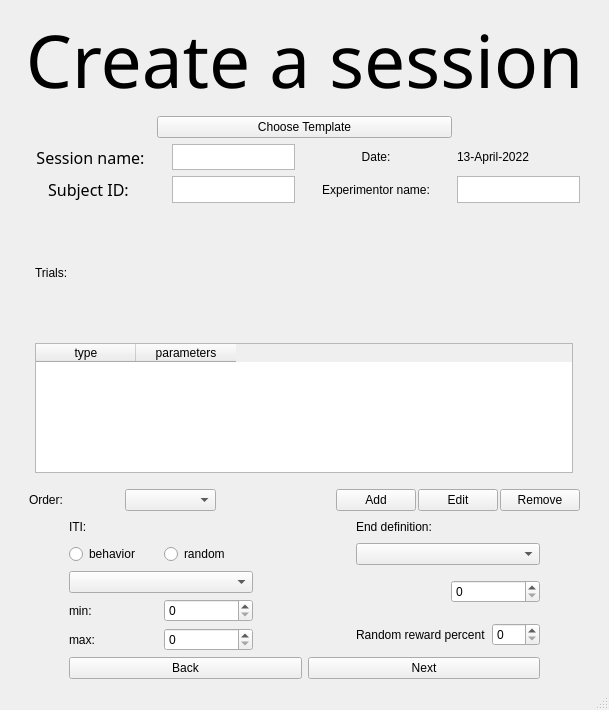
<?xml version="1.0" encoding="UTF-8"?>
<ui version="4.0">
 <class>MainWindow</class>
 <widget class="QMainWindow" name="MainWindow">
  <property name="geometry">
   <rect>
    <x>0</x>
    <y>0</y>
    <width>609</width>
    <height>710</height>
   </rect>
  </property>
  <property name="windowTitle">
   <string>MainWindow</string>
  </property>
  <widget class="QWidget" name="centralwidget">
   <layout class="QGridLayout" name="gridLayout_2">
    <item row="0" column="0">
     <layout class="QGridLayout" name="gridLayout" rowstretch="1,1,1,1,10,1,1">
      <item row="3" column="0">
       <layout class="QHBoxLayout" name="subject_and_experimenter_name_horizontalLayout" stretch="1,1,1,1">
        <property name="spacing">
         <number>20</number>
        </property>
        <property name="leftMargin">
         <number>20</number>
        </property>
        <property name="topMargin">
         <number>0</number>
        </property>
        <property name="rightMargin">
         <number>20</number>
        </property>
        <property name="bottomMargin">
         <number>0</number>
        </property>
        <item>
         <widget class="QLabel" name="subject_id_label">
          <property name="font">
           <font>
            <family>Gabriola</family>
            <pointsize>12</pointsize>
            <weight>50</weight>
            <italic>false</italic>
            <bold>false</bold>
           </font>
          </property>
          <property name="styleSheet">
           <string notr="true">font: 12pt &quot;Gabriola&quot;;</string>
          </property>
          <property name="text">
           <string>Subject ID: </string>
          </property>
          <property name="alignment">
           <set>Qt::AlignCenter</set>
          </property>
         </widget>
        </item>
        <item>
         <widget class="QTextEdit" name="subject_id_textEdit">
          <property name="enabled">
           <bool>true</bool>
          </property>
          <property name="sizePolicy">
           <sizepolicy hsizetype="Preferred" vsizetype="Preferred">
            <horstretch>1</horstretch>
            <verstretch>1</verstretch>
           </sizepolicy>
          </property>
          <property name="minimumSize">
           <size>
            <width>0</width>
            <height>1</height>
           </size>
          </property>
          <property name="toolTip">
           <string>&lt;!DOCTYPE HTML PUBLIC &quot;-//W3C//DTD HTML 4.0//EN&quot; &quot;http://www.w3.org/TR/REC-html40/strict.dtd&quot;&gt;
&lt;html&gt;&lt;head&gt;&lt;meta name=&quot;qrichtext&quot; content=&quot;1&quot; /&gt;&lt;style type=&quot;text/css&quot;&gt;
p, li { white-space: pre-wrap; }
&lt;/style&gt;&lt;/head&gt;&lt;body style=&quot; font-family:'MS Shell Dlg 2'; font-size:8pt; font-weight:400; font-style:normal;&quot;&gt;
&lt;p style=&quot;-qt-paragraph-type:empty; margin-top:0px; margin-bottom:0px; margin-left:0px; margin-right:0px; -qt-block-indent:0; text-indent:0px;&quot;&gt;&lt;br /&gt;&lt;/p&gt;&lt;/body&gt;&lt;/html&gt;</string>
          </property>
          <property name="styleSheet">
           <string notr="true">font: 12pt &quot;Gabriola&quot;;</string>
          </property>
          <property name="inputMethodHints">
           <set>Qt::ImhLatinOnly</set>
          </property>
          <property name="lineWidth">
           <number>1</number>
          </property>
          <property name="sizeAdjustPolicy">
           <enum>QAbstractScrollArea::AdjustToContents</enum>
          </property>
          <property name="tabStopWidth">
           <number>80</number>
          </property>
         </widget>
        </item>
        <item>
         <widget class="QLabel" name="experimenter_name_label">
          <property name="styleSheet">
           <string notr="true">font: 12pt &quot;Gabriola&quot;;</string>
          </property>
          <property name="text">
           <string>Experimentor name:</string>
          </property>
          <property name="alignment">
           <set>Qt::AlignCenter</set>
          </property>
         </widget>
        </item>
        <item>
         <widget class="QTextEdit" name="experimenter_name_textEdit">
          <property name="enabled">
           <bool>true</bool>
          </property>
          <property name="sizePolicy">
           <sizepolicy hsizetype="Preferred" vsizetype="Preferred">
            <horstretch>1</horstretch>
            <verstretch>1</verstretch>
           </sizepolicy>
          </property>
          <property name="minimumSize">
           <size>
            <width>0</width>
            <height>1</height>
           </size>
          </property>
          <property name="toolTip">
           <string>&lt;!DOCTYPE HTML PUBLIC &quot;-//W3C//DTD HTML 4.0//EN&quot; &quot;http://www.w3.org/TR/REC-html40/strict.dtd&quot;&gt;
&lt;html&gt;&lt;head&gt;&lt;meta name=&quot;qrichtext&quot; content=&quot;1&quot; /&gt;&lt;style type=&quot;text/css&quot;&gt;
p, li { white-space: pre-wrap; }
&lt;/style&gt;&lt;/head&gt;&lt;body style=&quot; font-family:'MS Shell Dlg 2'; font-size:8pt; font-weight:400; font-style:normal;&quot;&gt;
&lt;p style=&quot;-qt-paragraph-type:empty; margin-top:0px; margin-bottom:0px; margin-left:0px; margin-right:0px; -qt-block-indent:0; text-indent:0px;&quot;&gt;&lt;br /&gt;&lt;/p&gt;&lt;/body&gt;&lt;/html&gt;</string>
          </property>
          <property name="styleSheet">
           <string notr="true">font: 12pt &quot;Gabriola&quot;;</string>
          </property>
          <property name="inputMethodHints">
           <set>Qt::ImhLatinOnly</set>
          </property>
          <property name="lineWidth">
           <number>1</number>
          </property>
          <property name="sizeAdjustPolicy">
           <enum>QAbstractScrollArea::AdjustToContents</enum>
          </property>
          <property name="tabStopWidth">
           <number>80</number>
          </property>
         </widget>
        </item>
       </layout>
      </item>
      <item row="2" column="0">
       <layout class="QHBoxLayout" name="session_name_and_date_horizontalLayout" stretch="1,1,1,1">
        <property name="spacing">
         <number>20</number>
        </property>
        <property name="leftMargin">
         <number>20</number>
        </property>
        <property name="topMargin">
         <number>0</number>
        </property>
        <property name="rightMargin">
         <number>20</number>
        </property>
        <property name="bottomMargin">
         <number>0</number>
        </property>
        <item>
         <widget class="QLabel" name="session_name_label">
          <property name="font">
           <font>
            <family>Gabriola</family>
            <pointsize>12</pointsize>
            <weight>50</weight>
            <italic>false</italic>
            <bold>false</bold>
           </font>
          </property>
          <property name="styleSheet">
           <string notr="true">font: 12pt &quot;Gabriola&quot;;</string>
          </property>
          <property name="text">
           <string>Session name:</string>
          </property>
          <property name="alignment">
           <set>Qt::AlignCenter</set>
          </property>
         </widget>
        </item>
        <item>
         <widget class="QTextEdit" name="session_name_textEdit">
          <property name="enabled">
           <bool>true</bool>
          </property>
          <property name="sizePolicy">
           <sizepolicy hsizetype="Preferred" vsizetype="Preferred">
            <horstretch>1</horstretch>
            <verstretch>1</verstretch>
           </sizepolicy>
          </property>
          <property name="minimumSize">
           <size>
            <width>0</width>
            <height>1</height>
           </size>
          </property>
          <property name="toolTip">
           <string>&lt;!DOCTYPE HTML PUBLIC &quot;-//W3C//DTD HTML 4.0//EN&quot; &quot;http://www.w3.org/TR/REC-html40/strict.dtd&quot;&gt;
&lt;html&gt;&lt;head&gt;&lt;meta name=&quot;qrichtext&quot; content=&quot;1&quot; /&gt;&lt;style type=&quot;text/css&quot;&gt;
p, li { white-space: pre-wrap; }
&lt;/style&gt;&lt;/head&gt;&lt;body style=&quot; font-family:'MS Shell Dlg 2'; font-size:8pt; font-weight:400; font-style:normal;&quot;&gt;
&lt;p style=&quot;-qt-paragraph-type:empty; margin-top:0px; margin-bottom:0px; margin-left:0px; margin-right:0px; -qt-block-indent:0; text-indent:0px;&quot;&gt;&lt;br /&gt;&lt;/p&gt;&lt;/body&gt;&lt;/html&gt;</string>
          </property>
          <property name="styleSheet">
           <string notr="true">font: 12pt &quot;Gabriola&quot;;</string>
          </property>
          <property name="inputMethodHints">
           <set>Qt::ImhLatinOnly</set>
          </property>
          <property name="lineWidth">
           <number>1</number>
          </property>
          <property name="sizeAdjustPolicy">
           <enum>QAbstractScrollArea::AdjustToContents</enum>
          </property>
          <property name="tabStopWidth">
           <number>80</number>
          </property>
         </widget>
        </item>
        <item>
         <widget class="QLabel" name="date_label">
          <property name="styleSheet">
           <string notr="true">font: 12pt &quot;Gabriola&quot;;</string>
          </property>
          <property name="text">
           <string>Date:</string>
          </property>
          <property name="alignment">
           <set>Qt::AlignCenter</set>
          </property>
         </widget>
        </item>
        <item>
         <widget class="QLabel" name="date_value_label">
          <property name="styleSheet">
           <string notr="true">font: 12pt &quot;Gabriola&quot;;</string>
          </property>
          <property name="text">
           <string>13-April-2022</string>
          </property>
          <property name="alignment">
           <set>Qt::AlignLeading|Qt::AlignLeft|Qt::AlignVCenter</set>
          </property>
         </widget>
        </item>
       </layout>
      </item>
      <item row="4" column="0">
       <layout class="QGridLayout" name="trials_gridLayout_3" rowstretch="1,0" columnstretch="1">
        <item row="1" column="0">
         <widget class="QTableWidget" name="trials_tableWidget">
          <property name="sizePolicy">
           <sizepolicy hsizetype="Maximum" vsizetype="Maximum">
            <horstretch>0</horstretch>
            <verstretch>0</verstretch>
           </sizepolicy>
          </property>
          <property name="maximumSize">
           <size>
            <width>538</width>
            <height>130</height>
           </size>
          </property>
          <property name="styleSheet">
           <string notr="true">font: 12pt &quot;Gabriola&quot;;</string>
          </property>
          <property name="selectionMode">
           <enum>QAbstractItemView::ExtendedSelection</enum>
          </property>
          <property name="selectionBehavior">
           <enum>QAbstractItemView::SelectRows</enum>
          </property>
          <property name="columnCount">
           <number>2</number>
          </property>
          <column>
           <property name="text">
            <string>type</string>
           </property>
          </column>
          <column>
           <property name="text">
            <string>parameters</string>
           </property>
          </column>
         </widget>
        </item>
        <item row="0" column="0">
         <widget class="QLabel" name="trials_label">
          <property name="styleSheet">
           <string notr="true">font: 12pt &quot;Gabriola&quot;;</string>
          </property>
          <property name="text">
           <string>Trials: </string>
          </property>
         </widget>
        </item>
       </layout>
      </item>
      <item row="0" column="0">
       <widget class="QLabel" name="headline_label">
        <property name="sizePolicy">
         <sizepolicy hsizetype="Minimum" vsizetype="Minimum">
          <horstretch>0</horstretch>
          <verstretch>0</verstretch>
         </sizepolicy>
        </property>
        <property name="minimumSize">
         <size>
          <width>400</width>
          <height>80</height>
         </size>
        </property>
        <property name="maximumSize">
         <size>
          <width>16777215</width>
          <height>134</height>
         </size>
        </property>
        <property name="baseSize">
         <size>
          <width>0</width>
          <height>0</height>
         </size>
        </property>
        <property name="font">
         <font>
          <family>Gabriola</family>
          <pointsize>55</pointsize>
          <weight>50</weight>
          <italic>false</italic>
          <bold>false</bold>
         </font>
        </property>
        <property name="mouseTracking">
         <bool>false</bool>
        </property>
        <property name="tabletTracking">
         <bool>false</bool>
        </property>
        <property name="acceptDrops">
         <bool>false</bool>
        </property>
        <property name="toolTip">
         <string/>
        </property>
        <property name="styleSheet">
         <string notr="true">font: 55pt &quot;Gabriola&quot;;</string>
        </property>
        <property name="frameShape">
         <enum>QFrame::NoFrame</enum>
        </property>
        <property name="frameShadow">
         <enum>QFrame::Sunken</enum>
        </property>
        <property name="lineWidth">
         <number>1</number>
        </property>
        <property name="midLineWidth">
         <number>0</number>
        </property>
        <property name="text">
         <string>Create a session</string>
        </property>
        <property name="scaledContents">
         <bool>false</bool>
        </property>
        <property name="alignment">
         <set>Qt::AlignCenter</set>
        </property>
        <property name="wordWrap">
         <bool>true</bool>
        </property>
        <property name="margin">
         <number>0</number>
        </property>
        <property name="indent">
         <number>-1</number>
        </property>
        <property name="openExternalLinks">
         <bool>false</bool>
        </property>
       </widget>
      </item>
      <item row="6" column="0">
       <layout class="QGridLayout" name="gridLayout_5" rowstretch="0,0,0,0,0,0" columnstretch="2,2,1,2,2">
        <item row="0" column="4">
         <spacer name="horizontalSpacer_16">
          <property name="orientation">
           <enum>Qt::Horizontal</enum>
          </property>
          <property name="sizeType">
           <enum>QSizePolicy::Maximum</enum>
          </property>
          <property name="sizeHint" stdset="0">
           <size>
            <width>60</width>
            <height>20</height>
           </size>
          </property>
         </spacer>
        </item>
        <item row="5" column="1" colspan="3">
         <layout class="QGridLayout" name="navigation_gridLayout_3" columnstretch="1,1">
          <item row="0" column="1">
           <widget class="QPushButton" name="next_pushBtn_3">
            <property name="text">
             <string>Next</string>
            </property>
           </widget>
          </item>
          <item row="0" column="0">
           <widget class="QPushButton" name="back_pushBtn_3">
            <property name="text">
             <string>Back</string>
            </property>
           </widget>
          </item>
         </layout>
        </item>
        <item row="4" column="1">
         <spacer name="verticalSpacer_4">
          <property name="orientation">
           <enum>Qt::Vertical</enum>
          </property>
          <property name="sizeHint" stdset="0">
           <size>
            <width>20</width>
            <height>40</height>
           </size>
          </property>
         </spacer>
        </item>
        <item row="0" column="0">
         <spacer name="horizontalSpacer_14">
          <property name="orientation">
           <enum>Qt::Horizontal</enum>
          </property>
          <property name="sizeType">
           <enum>QSizePolicy::Maximum</enum>
          </property>
          <property name="sizeHint" stdset="0">
           <size>
            <width>60</width>
            <height>20</height>
           </size>
          </property>
         </spacer>
        </item>
        <item row="2" column="1" rowspan="2">
         <layout class="QGridLayout" name="iti_min_max_values_gridLayout_3">
          <item row="2" column="0">
           <widget class="QLabel" name="min_iti_label_3">
            <property name="styleSheet">
             <string notr="true">font: 12pt &quot;Gabriola&quot;;</string>
            </property>
            <property name="text">
             <string>min: </string>
            </property>
           </widget>
          </item>
          <item row="4" column="1">
           <widget class="QSpinBox" name="max_iti_spinBox_3"/>
          </item>
          <item row="2" column="1">
           <widget class="QSpinBox" name="min_iti_spinBox_3"/>
          </item>
          <item row="4" column="0">
           <widget class="QLabel" name="max_iti_label_3">
            <property name="styleSheet">
             <string notr="true">font: 12pt &quot;Gabriola&quot;;</string>
            </property>
            <property name="text">
             <string>max: </string>
            </property>
           </widget>
          </item>
          <item row="0" column="0" colspan="2">
           <widget class="QComboBox" name="behaviors_comboBox_3"/>
          </item>
         </layout>
        </item>
        <item row="2" column="3">
         <layout class="QHBoxLayout" name="end_def_value_horizontalLayout_3">
          <item>
           <widget class="QLabel" name="end_by_label_3">
            <property name="styleSheet">
             <string notr="true">font: 12pt &quot;Gabriola&quot;;</string>
            </property>
            <property name="text">
             <string/>
            </property>
           </widget>
          </item>
          <item>
           <widget class="QSpinBox" name="end_def_spinBox_3"/>
          </item>
         </layout>
        </item>
        <item row="1" column="3">
         <widget class="QComboBox" name="end_def_comboBox_3"/>
        </item>
        <item row="0" column="3">
         <widget class="QLabel" name="end_def_label_3">
          <property name="styleSheet">
           <string notr="true">font: 12pt &quot;Gabriola&quot;;</string>
          </property>
          <property name="text">
           <string>End definition:</string>
          </property>
          <property name="alignment">
           <set>Qt::AlignLeading|Qt::AlignLeft|Qt::AlignVCenter</set>
          </property>
         </widget>
        </item>
        <item row="0" column="1">
         <widget class="QLabel" name="iti_label_3">
          <property name="styleSheet">
           <string notr="true">font: 12pt &quot;Gabriola&quot;;</string>
          </property>
          <property name="text">
           <string>ITI:</string>
          </property>
          <property name="alignment">
           <set>Qt::AlignLeading|Qt::AlignLeft|Qt::AlignVCenter</set>
          </property>
         </widget>
        </item>
        <item row="1" column="1">
         <layout class="QHBoxLayout" name="iti_def_horizontalLayout_3" stretch="0,0">
          <item>
           <widget class="QRadioButton" name="behavior_iti_radioBtn_3">
            <property name="styleSheet">
             <string notr="true">font: 12pt &quot;Gabriola&quot;;</string>
            </property>
            <property name="text">
             <string>behavior</string>
            </property>
           </widget>
          </item>
          <item>
           <widget class="QRadioButton" name="random_iti_radioBtn_3">
            <property name="styleSheet">
             <string notr="true">font: 12pt &quot;Gabriola&quot;;</string>
            </property>
            <property name="text">
             <string>random</string>
            </property>
           </widget>
          </item>
         </layout>
        </item>
        <item row="0" column="2">
         <spacer name="horizontalSpacer_15">
          <property name="orientation">
           <enum>Qt::Horizontal</enum>
          </property>
          <property name="sizeHint" stdset="0">
           <size>
            <width>20</width>
            <height>20</height>
           </size>
          </property>
         </spacer>
        </item>
        <item row="3" column="3">
         <layout class="QHBoxLayout" name="random_reward_percent_horizontalLayout" stretch="1,1">
          <item>
           <widget class="QLabel" name="random_reward_percent_label">
            <property name="styleSheet">
             <string notr="true">font: 12pt &quot;Gabriola&quot;;</string>
            </property>
            <property name="text">
             <string>Random reward percent</string>
            </property>
           </widget>
          </item>
          <item>
           <widget class="QSpinBox" name="random_reward_percent_spinBox"/>
          </item>
         </layout>
        </item>
       </layout>
      </item>
      <item row="5" column="0">
       <layout class="QHBoxLayout" name="def_trial_horizontalLayout" stretch="1,1,1">
        <property name="spacing">
         <number>20</number>
        </property>
        <property name="sizeConstraint">
         <enum>QLayout::SetMinimumSize</enum>
        </property>
        <property name="leftMargin">
         <number>20</number>
        </property>
        <property name="topMargin">
         <number>10</number>
        </property>
        <property name="rightMargin">
         <number>20</number>
        </property>
        <property name="bottomMargin">
         <number>0</number>
        </property>
        <item>
         <layout class="QHBoxLayout" name="order_horizontalLayout" stretch="1,1">
          <property name="spacing">
           <number>5</number>
          </property>
          <item>
           <widget class="QLabel" name="trials_order_label">
            <property name="sizePolicy">
             <sizepolicy hsizetype="Preferred" vsizetype="Preferred">
              <horstretch>0</horstretch>
              <verstretch>0</verstretch>
             </sizepolicy>
            </property>
            <property name="styleSheet">
             <string notr="true">font: 12pt &quot;Gabriola&quot;;</string>
            </property>
            <property name="text">
             <string>Order:</string>
            </property>
           </widget>
          </item>
          <item>
           <widget class="QComboBox" name="trials_order_comboBox"/>
          </item>
         </layout>
        </item>
        <item>
         <spacer name="horizontalSpacer_13">
          <property name="orientation">
           <enum>Qt::Horizontal</enum>
          </property>
          <property name="sizeType">
           <enum>QSizePolicy::Maximum</enum>
          </property>
          <property name="sizeHint" stdset="0">
           <size>
            <width>100</width>
            <height>20</height>
           </size>
          </property>
         </spacer>
        </item>
        <item>
         <layout class="QHBoxLayout" name="buttons_to_set_trial_horizontalLayout_2" stretch="0,0,0">
          <property name="spacing">
           <number>2</number>
          </property>
          <property name="sizeConstraint">
           <enum>QLayout::SetMinimumSize</enum>
          </property>
          <property name="leftMargin">
           <number>0</number>
          </property>
          <property name="rightMargin">
           <number>0</number>
          </property>
          <item>
           <widget class="QPushButton" name="add_trial_pushButton">
            <property name="text">
             <string>Add</string>
            </property>
            <property name="iconSize">
             <size>
              <width>16</width>
              <height>16</height>
             </size>
            </property>
           </widget>
          </item>
          <item>
           <widget class="QPushButton" name="edit_trial_pushButton">
            <property name="text">
             <string>Edit</string>
            </property>
           </widget>
          </item>
          <item>
           <widget class="QPushButton" name="remove_trial_pushButton">
            <property name="text">
             <string>Remove</string>
            </property>
           </widget>
          </item>
         </layout>
        </item>
       </layout>
      </item>
      <item row="1" column="0">
       <layout class="QHBoxLayout" name="choose_template__horizontalLayout" stretch="1,2,1">
        <property name="spacing">
         <number>2</number>
        </property>
        <property name="sizeConstraint">
         <enum>QLayout::SetMinimumSize</enum>
        </property>
        <property name="leftMargin">
         <number>0</number>
        </property>
        <property name="rightMargin">
         <number>0</number>
        </property>
        <item>
         <spacer name="horizontalSpacer_1">
          <property name="orientation">
           <enum>Qt::Horizontal</enum>
          </property>
          <property name="sizeHint" stdset="0">
           <size>
            <width>40</width>
            <height>20</height>
           </size>
          </property>
         </spacer>
        </item>
        <item>
         <widget class="QPushButton" name="choose_template_pushButton_2">
          <property name="text">
           <string>Choose Template</string>
          </property>
         </widget>
        </item>
        <item>
         <spacer name="horizontalSpacer_2">
          <property name="orientation">
           <enum>Qt::Horizontal</enum>
          </property>
          <property name="sizeHint" stdset="0">
           <size>
            <width>40</width>
            <height>20</height>
           </size>
          </property>
         </spacer>
        </item>
       </layout>
      </item>
     </layout>
    </item>
   </layout>
  </widget>
  <widget class="QStatusBar" name="statusbar"/>
 </widget>
 <resources/>
 <connections/>
</ui>
